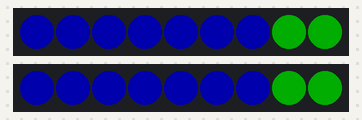
Simulated run of this sketch. Board: ESP8266 (NodeMCU). Parts: 2 × 9 RGB LEDs in strip order, left to right. Dim RGB values are drawn brighter than linear.

Above: at 2.73 s.
At 11.74 s:
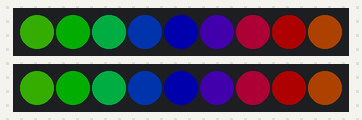
At 19.3 s:
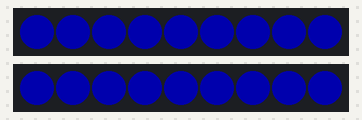
At 21.11 s:
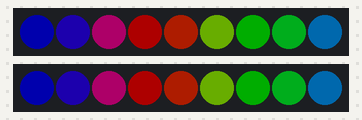
At 28.92 s:
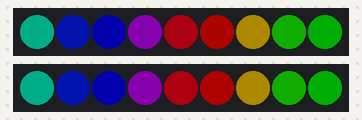
At 39.57 s:
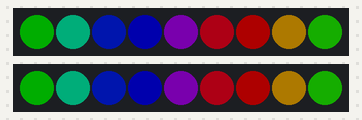

The sketch:

strandtest_twoLEDstrips.ino
```cpp
// A basic everyday NeoPixel strip test program.

// NEOPIXEL BEST PRACTICES for most reliable operation:
// - Add 1000 uF CAPACITOR between NeoPixel strip's + and - connections.
// - MINIMIZE WIRING LENGTH between microcontroller board and first pixel.
// - NeoPixel strip's DATA-IN should pass through a 300-500 OHM RESISTOR.
// - AVOID connecting NeoPixels on a LIVE CIRCUIT. If you must, ALWAYS
//   connect GROUND (-) first, then +, then data.
// - When using a 3.3V microcontroller with a 5V-powered NeoPixel strip,
//   a LOGIC-LEVEL CONVERTER on the data line is STRONGLY RECOMMENDED.
// (Skipping these may work OK on your workbench but can fail in the field)

#include <Adafruit_NeoPixel.h>
#ifdef __AVR__
 #include <avr/power.h> // Required for 16 MHz Adafruit Trinket
#endif

// Which pin on the Arduino is connected to the NeoPixels?
// On a Trinket or Gemma we suggest changing this to 1:
#define LED_PIN    D7
#define LED_PIN2    D8

// How many NeoPixels are attached to the Arduino?
#define LED_COUNT 9

// Declare our NeoPixel strip object:
Adafruit_NeoPixel strip(LED_COUNT, LED_PIN, NEO_GRB + NEO_KHZ800);
Adafruit_NeoPixel strip2(LED_COUNT, LED_PIN2, NEO_GRB + NEO_KHZ800);
// Argument 1 = Number of pixels in NeoPixel strip
// Argument 2 = Arduino pin number (most are valid)
// Argument 3 = Pixel type flags, add together as needed:
//   NEO_KHZ800  800 KHz bitstream (most NeoPixel products w/WS2812 LEDs)
//   NEO_KHZ400  400 KHz (classic 'v1' (not v2) FLORA pixels, WS2811 drivers)
//   NEO_GRB     Pixels are wired for GRB bitstream (most NeoPixel products)
//   NEO_RGB     Pixels are wired for RGB bitstream (v1 FLORA pixels, not v2)
//   NEO_RGBW    Pixels are wired for RGBW bitstream (NeoPixel RGBW products)


// setup() function -- runs once at startup --------------------------------

void setup() {
  // These lines are specifically to support the Adafruit Trinket 5V 16 MHz.
  // Any other board, you can remove this part (but no harm leaving it):
#if defined(__AVR_ATtiny85__) && (F_CPU == 16000000)
  clock_prescale_set(clock_div_1);
#endif
  // END of Trinket-specific code.

  strip.begin();           // INITIALIZE NeoPixel strip object (REQUIRED)
  strip2.begin();           // INITIALIZE NeoPixel strip object (REQUIRED)
  strip.show();            // Turn OFF all pixels ASAP
  strip2.show();            // Turn OFF all pixels ASAP
  strip.setBrightness(50); // Set BRIGHTNESS to about 1/5 (max = 255)
  strip2.setBrightness(50); // Set BRIGHTNESS to about 1/5 (max = 255)
}


// loop() function -- runs repeatedly as long as board is on ---------------

void loop() {
  // Fill along the length of the strip in various colors...
  colorWipe(strip.Color(255,   0,   0), 50); // Red
  colorWipe(strip.Color(  0, 255,   0), 50); // Green
  colorWipe(strip.Color(  0,   0, 255), 50); // Blue
  colorWipe(strip2.Color(255,   0,   0), 50); // Red
  colorWipe(strip2.Color(  0, 255,   0), 50); // Green
  colorWipe(strip2.Color(  0,   0, 255), 50); // Blue

  rainbow(10);             // Flowing rainbow cycle along the whole strip
}


// Some functions of our own for creating animated effects -----------------

// Fill strip pixels one after another with a color. Strip is NOT cleared
// first; anything there will be covered pixel by pixel. Pass in color
// (as a single 'packed' 32-bit value, which you can get by calling
// strip.Color(red, green, blue) as shown in the loop() function above),
// and a delay time (in milliseconds) between pixels.
void colorWipe(uint32_t color, int wait) {
  for(int i=0; i<strip.numPixels(); i++) { // For each pixel in strip...
    strip.setPixelColor(i, color);         //  Set pixel's color (in RAM)
    strip2.setPixelColor(i, color);         //  Set pixel's color (in RAM)
    strip.show();                          //  Update strip to match
    strip2.show();                          //  Update strip to match
    delay(wait);                           //  Pause for a moment
  }
}


// Rainbow cycle along whole strip. Pass delay time (in ms) between frames.
void rainbow(int wait) {
  // Hue of first pixel runs 5 complete loops through the color wheel.
  // Color wheel has a range of 65536 but it's OK if we roll over, so
  // just count from 0 to 5*65536. Adding 256 to firstPixelHue each time
  // means we'll make 5*65536/256 = 1280 passes through this loop:
  for(long firstPixelHue = 0; firstPixelHue < 5*65536; firstPixelHue += 256) {
    // strip.rainbow() can take a single argument (first pixel hue) or
    // optionally a few extras: number of rainbow repetitions (default 1),
    // saturation and value (brightness) (both 0-255, similar to the
    // ColorHSV() function, default 255), and a true/false flag for whether
    // to apply gamma correction to provide 'truer' colors (default true).
    strip.rainbow(firstPixelHue);
    strip2.rainbow(firstPixelHue);
    // Above line is equivalent to:
    // strip.rainbow(firstPixelHue, 1, 255, 255, true);
    strip.show(); // Update strip with new contents
    strip2.show(); // Update strip with new contents
    delay(wait);  // Pause for a moment
  }
}
```
